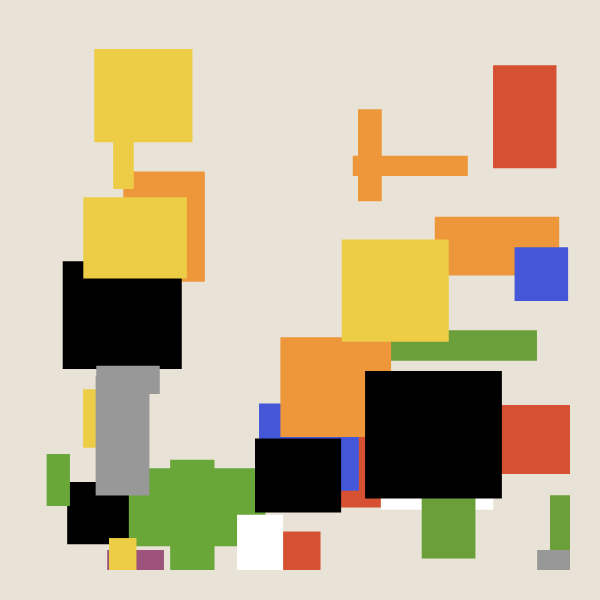
Frame 1 (no input)
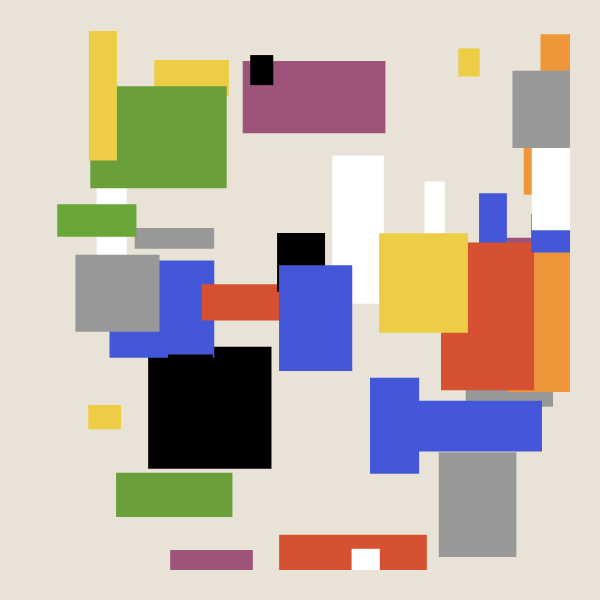
Frame 2 (the mouse pressed at the canvas centre, redrawn once)

The p5.js sketch that drew these frames (run headless with seeded random() and noise() and a simulated clock; the mouse was pressed at the canvas centre and the sketch redrawn once):

// p5.js sketch
// ── sketch.js
//Sketch inspired by the creation of Matt DesLauriers
//https://www.mattdesl.com/

let colours;

function setup() {
  createCanvas(600, 600);

  //initialize colour palette
  colours = [
    color(214, 81, 49),
    color(157, 83, 122),
    color(237, 150, 58),
    color(68, 87, 217),
    color(237, 205, 69),
    color(105, 167, 57),
    color(255),
    color(0),
    color(152),
    color(106, 159, 58)
  ];
}

function draw() {
  background(232, 227, 214);
  noStroke();
  //randomSeed(1);
  //create a random number of rectangles
  let nbreRect = random(20, 40);
  for(let i = 0; i < nbreRect; i++){
    //pick and fill with a random colour
    let colorSelector = Math.floor(random(0, colours.length));
    let c = colours[colorSelector];
    fill(c);

    //generate random size and position
    let x = random(30, width - 30);
    let y = random(30, height - 30);
    let w = random(20, 150);
    let h = random(20, 150);

    //limit the size of the rectangle
    if(x + w > width - 30) {
      w = width - 30 - x;
    }
    if(y + h > height - 30) {
      h = height - 30 - y;
    }

    //make sure rect is no smaller than 20 pixels
    if(w < 20) {
      x = width - 50;
      w = 20;
    }
    if(h < 20) {
      y = height - 50;
      h = 20;
    }

    // draw the rectangle
    rect(x, y, w, h);
  }

  noLoop();
}
